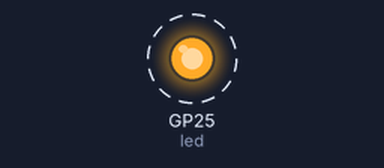
Bench run of a program on a simulated Raspberry Pi Pico running MicroPython. On the bench: output pins drawn as LEDs (lit = HIGH). Dashed ring = blinking.

Above: at 0.2 s.
Timing chart, 0 to 3.0 s (numbered marks = the images above):
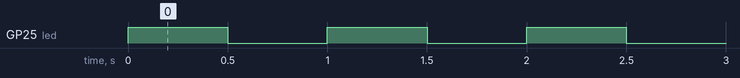

Measured:
- by itself, GP25 (led): alternates HIGH for 0.50 s and LOW for 0.50 s

The program:

main.py
```python
from machine import Pin
import time

led = Pin (25,Pin.OUT) # indicamos el pin del led correspondiente en la placa de pico y q es de salida
while True: # ciclo infinito para apagar y encender el led
    led.value(1) # asignamos el valor 1 led encendido
    time.sleep(0.5) # espere 0.5 seg
    led.value(0) # asignamos el valor 0 led apagado
    time.sleep(0.5)

    
```
